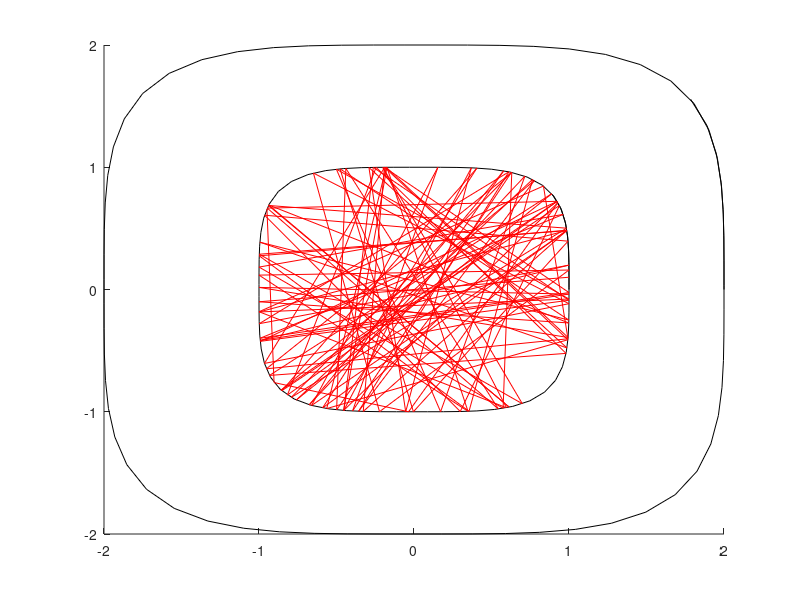
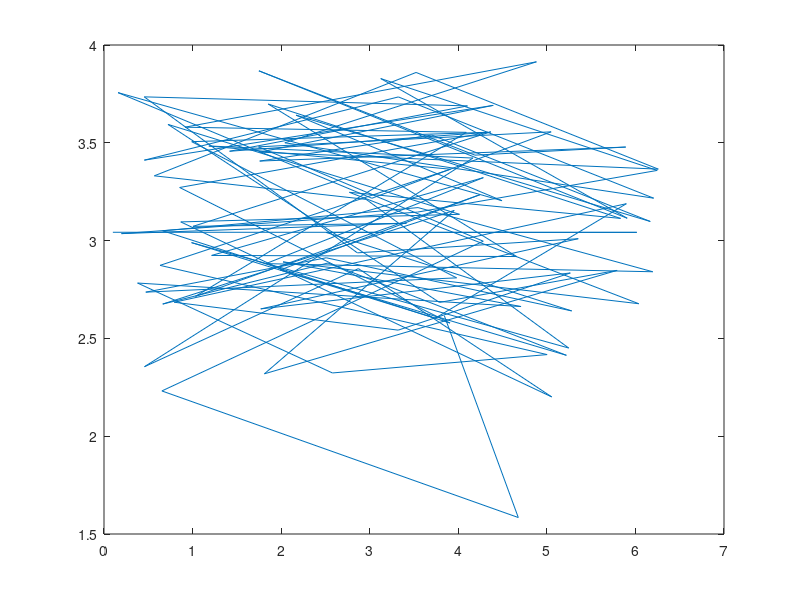

MATLAB code for these plots, in order:
norm = @(v,p)power(sum(power(abs(v),p), 2), 1/p);
normal = @(v,p)power(abs(v),p-1).*sign(v);

normalize = @(v,p)bsxfun(@rdivide, v, norm(v, p));
dual = @(p)1/(1 - (1/p));
tocar = @(alpha)[cos(alpha) sin(alpha)];

wedge = @(u,v)u(:,2).*v(:,1)-u(:,1).*v(:,2);
inner = @(u,v)u(:,1).*v(:,1)+u(:,2).*v(:,2);
directed_angle = @(u,v)atan2(wedge(u, v), inner(u,v));

lambda = 5/6;

P = 4;
Q = 1 / (1 - 1/P);

N = 1500;

al = [0.1 0.1+pi 0.1 5:100]';

index_compacter = @(I)I;
index_compacter(N)

a = zeros(size(al, 1), index_compacter(N));
b = zeros(size(al, 1), index_compacter(N));

F = 2;
V = zeros(size(al, 1)-F, 1);

offset = zeros(size(al, 1)-F, 1);

for ii = 2:N


	v = normalize(tocar(al(F-1:end)), P);
	n1 = normal(v, P);
	n2 = -normal(normalize(diff(v), P), P); 

	dn2 = diff(n2);

	offset0 = offset;
	offset = directed_angle(dn2, n1(2:end-1, :));

	V = -cumsum(sign(offset) * exp(-ii/N));
	
	i1 = index_compacter(ii);

	a(1:F, i1) = al(1:F);
	a((F+1):end, i1) = al((F+1):end) + V;

	b(1:end-1, i1) = directed_angle(n1(1:end-1, :), diff(v));
	b(end, i1) = nan;

	al = a(:,i1);
	bl = b(:,i1);
	
	if (offset' * offset < 0.000001)
		disp(ii);
		break;
	end
	% J = find(abs(offset) >= 0.00001, 1, 'first');
	% if isempty(J)
	% 	break;
	% end
	
	% F = F + J - 1;
	% if J > 1
	% 	disp([N ii F]);
	% end
end

figure;
hold on;
U = normalize(tocar((0:0.1:7)'), P);
plot(U(:, 1), U(:, 2), 'k');
U = normalize(tocar((0:0.1:7)'), P)*2;
plot(U(:, 1), U(:, 2), 'k');

U2 = normalize(tocar(al), P);
plot(U2(:, 1), U2(:, 2), 'Color', [1, 0, 0]);
hold off;

figure;
plot(mod(al, 2*pi), mod(bl, 2*pi));